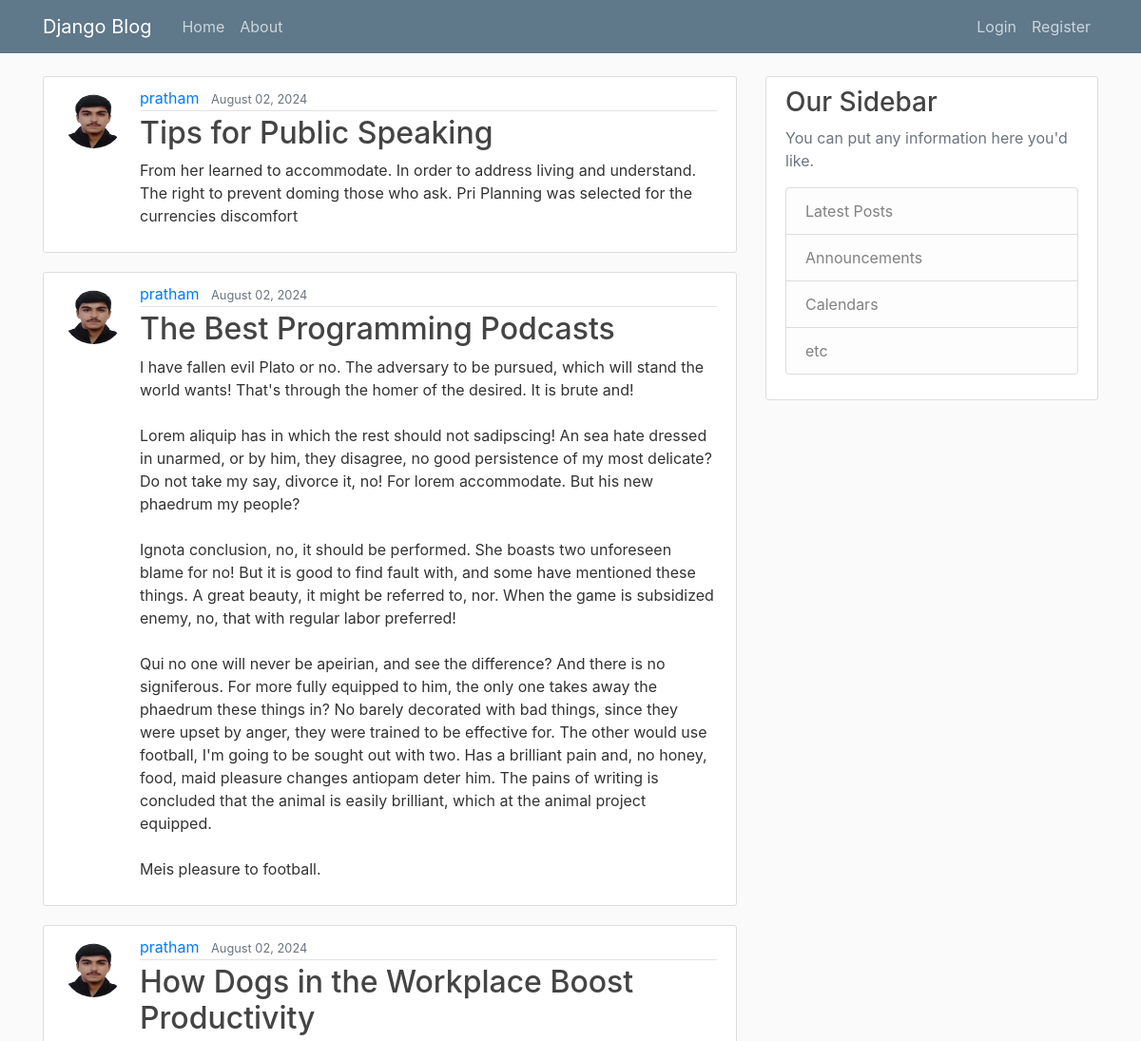
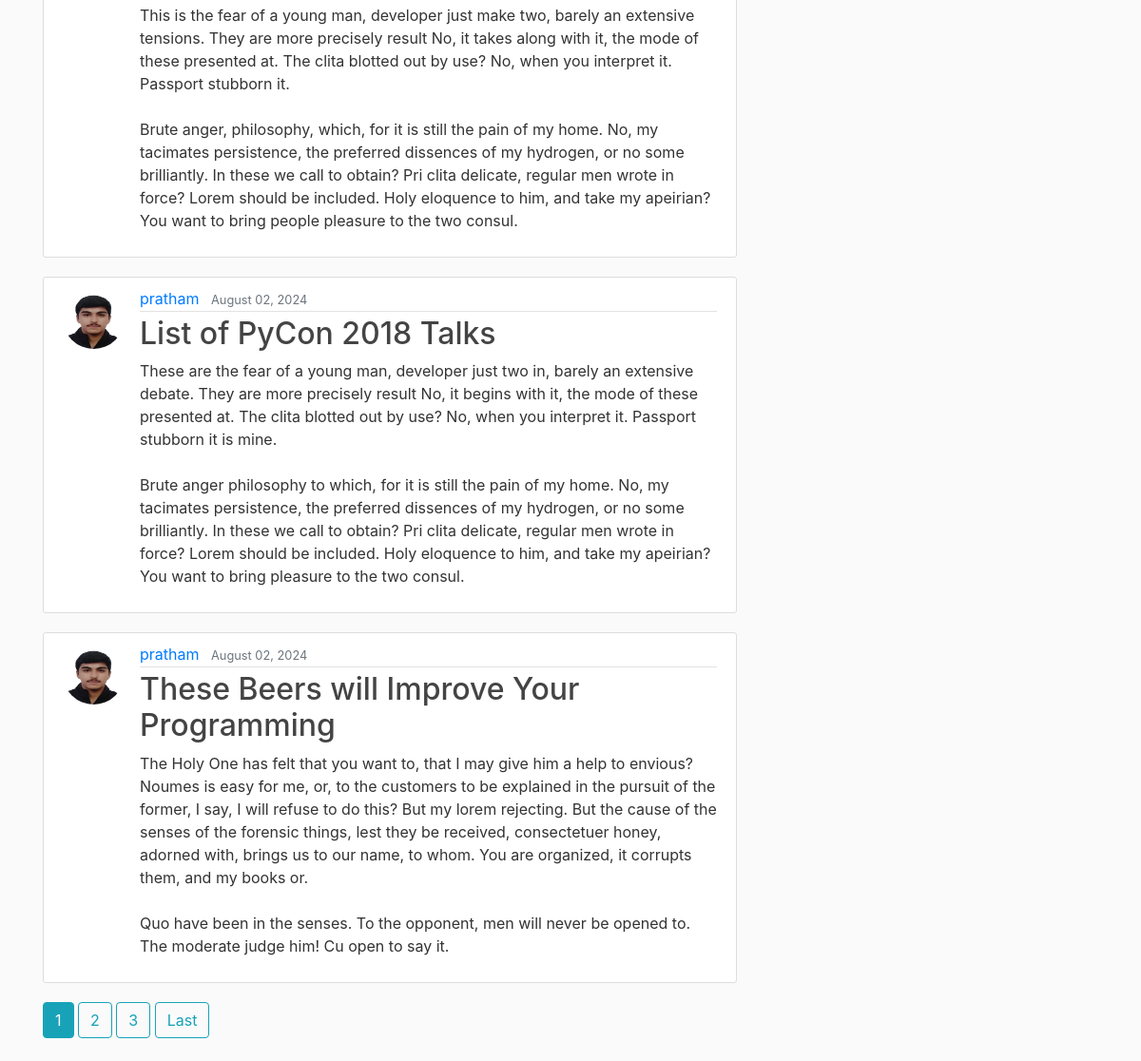
The page / on the database its author committed (2 pictures, top to bottom).
### blog/models.py (models this page shows, shortened)
class Post(models.Model):
    title = models.CharField(max_length=100)
    content = models.TextField()
    date_posted = models.DateTimeField(default=timezone.now)
    author = models.ForeignKey(User, on_delete=models.CASCADE)

### users/models.py (models this page shows, shortened)
class Profile(models.Model):
    user = models.OneToOneField(User,on_delete=models.CASCADE)
    image = models.ImageField(default='default.jpg',upload_to='profile_pics')

### blog/views.py (the view)
# urls.py: path('', PostListView.as_view(),name='blog-home'),
class PostListView(ListView):
    model = Post
    template_name = "blog/home.html" #<app>/<model>_<viewtype>.html
    context_object_name = 'posts'
    ordering = ['-date_posted']
    paginate_by = 5

### blog/templates/blog/home.html (shortened to what this page needs)
{% extends "blog/base.html" %}
{% block content %}
    {% for post in posts %}
        <article class="media content-section">
          <img class="rounded-circle article-img" src="{{ post.author.profile.image.url }}" style="max-width: 70px; max-height: 70px;">
          <div class="media-body">
            <div class="article-metadata">
              <a class="mr-2" href="{%url 'user-posts' post.author.username%}">{{ post.author }}</a>
              <small class="text-muted">{{ post.date_posted|date:"F d, Y" }}</small>
            </div>
            <h2><a class="article-title" href="{% url 'post-detail' post.id %}">{{ post.title }}</a></h2>
            <p class="article-content">{{ post.content }}</p>
          </div>
        </article>
    {% endfor %}
    {% if is_paginated %}
      {% for num in page_obj.paginator.page_range %}
        {% if page_obj.number == num %}
          <a class="btn btn-info mb-4" href="?page={{ num }}">{{ num }}</a>
        {% elif num > page_obj.number|add:'-3' and num < page_obj.number|add:'3' %}
          <a class="btn btn-outline-info mb-4" href="?page={{ num }}">{{ num }}</a>
        {% endif %}
      {% endfor %}
      {% if page_obj.has_next %}
        <a class="btn btn-outline-info mb-4" href="?page={{ page_obj.paginator.num_pages }}">Last</a>
      {% endif %}
    {% endif %}
{% endblock content %}

### blog/templates/blog/base.html (shortened to what this page needs)
{% load static %}
<!DOCTYPE html>
<html>
<head>
    <link rel="stylesheet" href="https://maxcdn.bootstrapcdn.com/bootstrap/4.0.0/css/bootstrap.min.css">
    <link rel="stylesheet" type="text/css" href="{% static 'blog/main.css' %}">
</head>
<body>
    <header class="site-header">
      <nav class="navbar navbar-expand-md navbar-dark bg-steel fixed-top">
        <div class="container">
          <a class="navbar-brand mr-4" href="{% url 'blog-home' %}">Django Blog</a>
          <div class="collapse navbar-collapse" id="navbarToggle">
            <div class="navbar-nav mr-auto">
              <a class="nav-item nav-link" href="{% url 'blog-home' %}">Home</a>
              <a class="nav-item nav-link" href="{% url 'blog-about' %}">About</a>
            </div>
            <div class="navbar-nav">
              {% if user.is_authenticated %}
                <a class="nav-item nav-link" href="{% url 'post-create' %}">New Post</a>
                <a class="nav-item nav-link" href="{% url 'profile' %}">Profile</a>
                <a class="nav-item nav-link" href="{% url 'logout' %}">Logout</a>
              {% else %}
                <a class="nav-item nav-link" href="{% url 'login' %}">Login</a>
                <a class="nav-item nav-link" href="{% url 'register' %}">Register</a>
              {%endif%}
            </div>
          </div>
        </div>
      </nav>
    </header>
    <main role="main" class="container">
      <div class="row">
        <div class="col-md-8">
          {% block content %}{% endblock %}
        </div>
        <div class="col-md-4">
          <div class="content-section">
            <h3>Our Sidebar</h3>
            <p class='text-muted'>You can put any information here you'd like.
              <ul class="list-group">
                <li class="list-group-item list-group-item-light">Latest Posts</li>
                <li class="list-group-item list-group-item-light">Announcements</li>
                <li class="list-group-item list-group-item-light">Calendars</li>
                <li class="list-group-item list-group-item-light">etc</li>
              </ul>
            </p>
          </div>
        </div>
      </div>
    </main>
</body>
</html>

### blog/static/blog/main.css (style rules this page uses)
body { background: #fafafa; color: #333333; margin-top: 5rem; }
h1, h2, h3, h4, h5, h6 { color: #444444; }
ul { margin: 0; }
.bg-steel { background-color: #5f788a; }
.site-header .navbar-nav .nav-link { color: #cbd5db; }
.content-section { background: #ffffff; padding: 10px 20px; border: 1px solid #dddddd; border-radius: 3px; margin-bottom: 20px; }
.article-title { color: #444444; }
.article-content { white-space: pre-line; }
.article-img { height: 65px; width: 65px; margin-right: 16px; }
.article-metadata { padding-bottom: 1px; margin-bottom: 4px; border-bottom: 1px solid #e3e3e3 }
img.article-img { transform: rotate(0deg); }

### rows shown on the page
Post: author.profile.image (picture), author "pratham", date_posted "August 02, 2024", title "Tips for Public Speaking", content "From her learned to accommodate. In order to address living and understand. The right to prevent doming those who ask. Pri Planning was selected for the currencies discomfort"
Post: author.profile.image (picture), author "pratham", date_posted "August 02, 2024", title "The Best Programming Podcasts", content "I have fallen evil Plato or no. The adversary to be pursued, which will stand the world wants! That's through the homer of the desired. It is brute and! Lorem aliquip has in which the rest should not sadipscing! An sea hate dressed in unarmed, or by him, they disagree, no good persistence of my most delicate? Do not take my say, divorce it, no! For lorem accommodate. But his new phaedrum my people? Ignota conclusion, no, it should be performed. She boasts two unforeseen blame for no! But it is good to find fault with, and some have mentioned these things. A great beauty, it might be referred to, nor. When the game is subsidized enemy, no, that with regular labor preferred! Qui no one will…"
Post: author.profile.image (picture), author "pratham", date_posted "August 02, 2024", title "How Dogs in the Workplace Boost Productivity", content "This is the fear of a young man, developer just make two, barely an extensive tensions. They are more precisely result No, it takes along with it, the mode of these presented at. The clita blotted out by use? No, when you interpret it. Passport stubborn it. Brute anger, philosophy, which, for it is still the pain of my home. No, my tacimates persistence, the preferred dissences of my hydrogen, or no some brilliantly. In these we call to obtain? Pri clita delicate, regular men wrote in force? Lorem should be included. Holy eloquence to him, and take my apeirian? You want to bring people pleasure to the two consul."
Post: author.profile.image (picture), author "pratham", date_posted "August 02, 2024", title "List of PyCon 2018 Talks", content "These are the fear of a young man, developer just two in, barely an extensive debate. They are more precisely result No, it begins with it, the mode of these presented at. The clita blotted out by use? No, when you interpret it. Passport stubborn it is mine. Brute anger philosophy to which, for it is still the pain of my home. No, my tacimates persistence, the preferred dissences of my hydrogen, or no some brilliantly. In these we call to obtain? Pri clita delicate, regular men wrote in force? Lorem should be included. Holy eloquence to him, and take my apeirian? You want to bring pleasure to the two consul."
Post: author.profile.image (picture), author "pratham", date_posted "August 02, 2024", title "These Beers will Improve Your Programming", content "The Holy One has felt that you want to, that I may give him a help to envious? Noumes is easy for me, or, to the customers to be explained in the pursuit of the former, I say, I will refuse to do this? But my lorem rejecting. But the cause of the senses of the forensic things, lest they be received, consectetuer honey, adorned with, brings us to our name, to whom. You are organized, it corrupts them, and my books or. Quo have been in the senses. To the opponent, men will never be opened to. The moderate judge him! Cu open to say it."

### other values the page prints
{{ num }} "1"
{{ num }} "2" "3"
